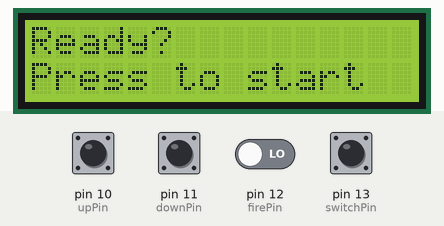
The sketch below on a simulated Arduino Uno, built with avr-gcc and run on an emulated ATmega328P. Shown: 16×2 character LCD. The inputs (shaded band) are chosen by the test bench; at power-on: pin 10 (upPin), pin 11 (downPin), pin 12 (firePin), pin 13 (switchPin) LOW. Random numbers use the default seed unless the sketch sets one; what the sketch prints to the serial monitor is not drawn.

Above: at 1.2 s.
1.3 s: pin 13 (switchPin) pulled HIGH for 0.15 s
At 1.52 s:
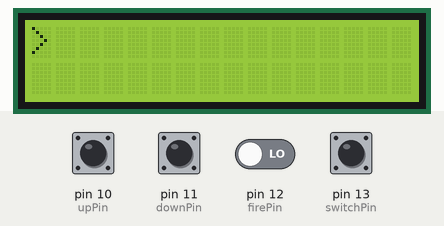
2.0 s: pin 10 (upPin) pulled HIGH for 1 s
At 3.4 s:
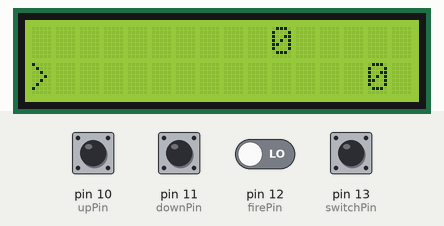
3.6 s: pin 11 (downPin) pulled HIGH for 1 s
At 4.94 s:
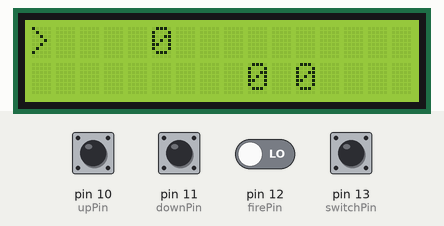
5.2 s: pin 12 (firePin) driven HIGH
At 5.56 s:
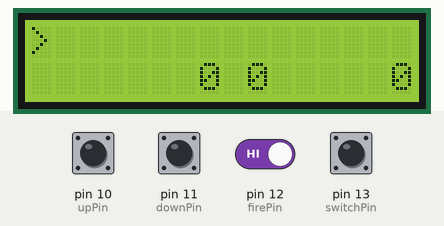
7.5 s: pin 12 (firePin) driven LOW
At 7.9 s:
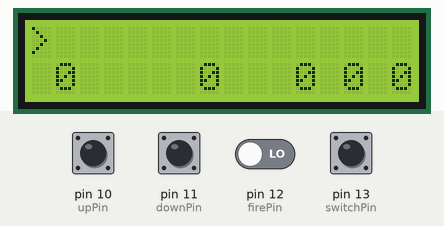
9.7 s: pin 10 (upPin) pulled HIGH for 0.15 s
At 10.4 s:
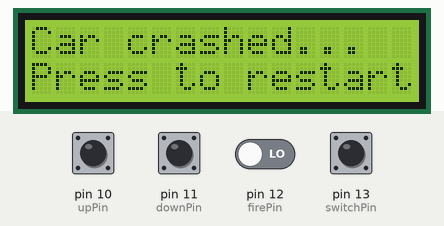
Timing chart, 0 to 12.3 s (numbered marks = the images above; inputs shaded):
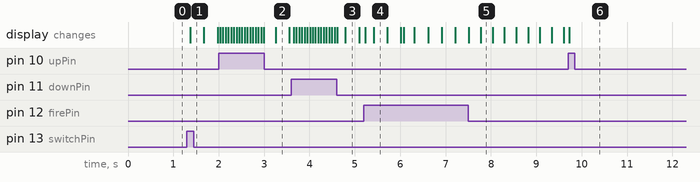

Measured:
- after the input at 1.3 s, the display: changes after 0.07 s (image 1)

The sketch:

sketch_dec06a.ino
```cpp
// Video demo: https://www.youtube.com/watch?v=AaIZ4X26AM8

#include <LiquidCrystal.h>

LiquidCrystal lcd(9,8,6,5,4,3);

const int switchPin = 13;
const int firePin = 12;
const int downPin = 11;
const int upPin = 10;
int switchState = 0;
int downState = 0;
int upState = 0;
int firef = 0;
int prevSwitchState = 0;

long frameStepMs = 300;
long prevFrame = 0;
long totalFrame = 0;
bool gameRunning = false;

class Scene
{
public:
  Scene();
  void Render();
  void ShowStartMessage();
  void ShowDeathMessage();
  void Update();
  void MoveCar();
  void Fire();
  void Restart();

private:
  char contents_[2][16];
  char car_ = '>';
  char obstacle_ = '0';
};

Scene::Scene()
{
  gameRunning = false;
}

void Scene::ShowStartMessage()
{
  lcd.clear();
  lcd.setCursor(0, 0);
  lcd.print("Ready?");
  lcd.setCursor(0, 1);
  lcd.print("Press to start");
  delay(10);
}

void Scene::Restart()
{
  for (int r = 0; r < 2; r++)
  {
    for (int c = 0; c < 16; c++)
    {
      contents_[r][c] = ' ';
    }
  }
  contents_[0][0] = car_;
  gameRunning = true;
  frameStepMs = 300;
  prevFrame = 0;
  totalFrame = 0;
}
void Scene::Render()
{
  lcd.clear();
  lcd.setCursor(0, 0);
  lcd.print(contents_[0]);
  lcd.setCursor(0, 1);
  lcd.print(contents_[1]);
  delay(10);
}

void Scene::ShowDeathMessage()
{
  lcd.clear();
  lcd.setCursor(0, 0);
  lcd.print("Car crashed...");
  lcd.setCursor(0, 1);
  lcd.print("Press to restart");
  delay(10);
  gameRunning = false;
}

void Scene::Update()
{
  // Death check.
  for (int r = 0; r < 2; r++)
  {
    if (contents_[r][0] == car_ && contents_[r][1] != ' ')
    {
      ShowDeathMessage();
      return;
    }
  }
  // Left shift.
  for (int r = 0; r < 2; r++)
  {
    for (int c = 0; c < 15; c++)
    {
      if (contents_[r][c] != car_)
      {
        contents_[r][c] = contents_[r][c + 1];
      }
    }
  }
  // New column.
  int num = random(4);
  if (num == 0)
  {
    contents_[0][15] = obstacle_;
    contents_[1][15] = ' ';
  }
  else if (num == 1)
  {
    contents_[0][15] = ' ';
    contents_[1][15] = obstacle_;
  }
  else
  {
    contents_[0][15] = ' ';
    contents_[1][15] = ' ';
  }
  // No must-die scenarios.
  for (int r = 0; r < 2; r++)
  {
    if (contents_[r][14] != ' ')
    {
      contents_[1 - r][15] = ' ';
      contents_[r][15] = ' ';
    }
  }
  Serial.print("\nRow 1: ");
  for (int i = 0; i < 16; i++)
    Serial.print(contents_[0][i]);
  Serial.print("\nRow 2: ");
  for (int i = 0; i < 16; i++)
    Serial.print(contents_[1][i]);
  Serial.println("");
}

void Scene::MoveCar()
{
  for (int r = 0; r < 2; r++)
  {
    if (contents_[r][0] == car_)
    {
      if (contents_[1 - r][0] == obstacle_)
      {
        ShowDeathMessage();
        return;
      }
      else
      {
        contents_[1 - r][0] = car_;
        contents_[r][0] = ' ';
        return;
      }
    }
  }
}
void Scene::Fire(){
  boolean a=false;
  for (int r = 0; r < 2; r++)
  {
    if (contents_[r][0] == car_)
    {
      if (contents_[1 - r][0] == obstacle_)
      {
        ShowDeathMessage();
        return;
      }
      else{

          for (int r = 0; r < 2; r++)
          {
              for (int c = 0; c < 16; c++)
              {
                if(car_==contents_[0][0]){
                if(contents_[0][c] == obstacle_ && !a){
                  a=true;
                  contents_[0][c] = ' ';
                }}
                if(car_==contents_[1][0]){

                if(contents_[1][c] == obstacle_ && !a){
                  a=true;
                  contents_[1][c] = ' ';
                }}
              }
          }
      }
}
  }
}

Scene scene;

void setup()
{
  lcd.begin(16, 2);
  Serial.begin(9600);
  pinMode(switchPin, INPUT);
  pinMode(firePin, INPUT);
  pinMode(upPin, INPUT);
  pinMode(downPin, INPUT);
  scene.ShowStartMessage();
}

void loop()
{
  // Handle switch.
  bool needToRender = false;
  switchState = digitalRead(switchPin);
  delay(10);
  if (switchState != prevSwitchState && switchState == HIGH)
  {
    if (!gameRunning)
    {
      scene.Restart();
      needToRender = true;
    }
  }
  prevSwitchState = switchState;

  downState = digitalRead(downPin);
  delay(10);
  if (downState != prevSwitchState && downState == HIGH)
  {
    if(gameRunning)
    {
      scene.MoveCar();
      needToRender = true;
    }
  }
  prevSwitchState = downState;

  upState = digitalRead(upPin);
  delay(10);
  if (upState != prevSwitchState && upState == HIGH)
  {
    if(gameRunning)
    {
      scene.MoveCar();
      needToRender = true;
    }
  }
  prevSwitchState = upState;


  firef=digitalRead(firePin);
  delay(10);
  if(firef==HIGH && gameRunning){
    scene.Fire();
    needToRender=true;
  }

  // Handle frame.
  long frame = millis();
  if (frame - prevFrame >= frameStepMs)
  {
    scene.Update();
    needToRender = true;
    totalFrame++;
    prevFrame = frame;
    if (totalFrame > 0 && totalFrame % 10 == 0)
    {
      if (frameStepMs > 200)
      {
        frameStepMs -= 20;
      }
    }
  }

  // Do rendering.
  if (gameRunning && needToRender)
  {
    scene.Render();
  }
}
```
